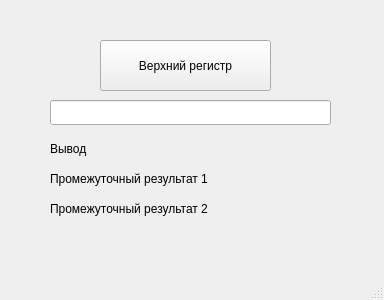
<?xml version="1.0" encoding="UTF-8"?>
<ui version="4.0">
 <class>MainWindow</class>
 <widget class="QMainWindow" name="MainWindow">
  <property name="geometry">
   <rect>
    <x>0</x>
    <y>0</y>
    <width>384</width>
    <height>300</height>
   </rect>
  </property>
  <property name="windowTitle">
   <string>MainWindow</string>
  </property>
  <widget class="QWidget" name="centralwidget">
   <widget class="QLineEdit" name="inputLineEdit">
    <property name="geometry">
     <rect>
      <x>50</x>
      <y>100</y>
      <width>281</width>
      <height>25</height>
     </rect>
    </property>
   </widget>
   <widget class="QPushButton" name="processButton">
    <property name="geometry">
     <rect>
      <x>100</x>
      <y>40</y>
      <width>171</width>
      <height>51</height>
     </rect>
    </property>
    <property name="text">
     <string>Верхний регистр</string>
    </property>
   </widget>
   <widget class="QLabel" name="resultLabel">
    <property name="geometry">
     <rect>
      <x>50</x>
      <y>140</y>
      <width>281</width>
      <height>17</height>
     </rect>
    </property>
    <property name="text">
     <string>Вывод</string>
    </property>
   </widget>
   <widget class="QLabel" name="intermediateLabel1">
    <property name="geometry">
     <rect>
      <x>50</x>
      <y>170</y>
      <width>281</width>
      <height>17</height>
     </rect>
    </property>
    <property name="text">
     <string>Промежуточный результат 1</string>
    </property>
   </widget>
   <widget class="QLabel" name="intermediateLabel2">
    <property name="geometry">
     <rect>
      <x>50</x>
      <y>200</y>
      <width>281</width>
      <height>17</height>
     </rect>
    </property>
    <property name="text">
     <string>Промежуточный результат 2</string>
    </property>
   </widget>
  </widget>
  <widget class="QMenuBar" name="menubar">
   <property name="geometry">
    <rect>
     <x>0</x>
     <y>0</y>
     <width>384</width>
     <height>22</height>
    </rect>
   </property>
  </widget>
  <widget class="QStatusBar" name="statusbar"/>
 </widget>
 <resources/>
 <connections/>
</ui>
